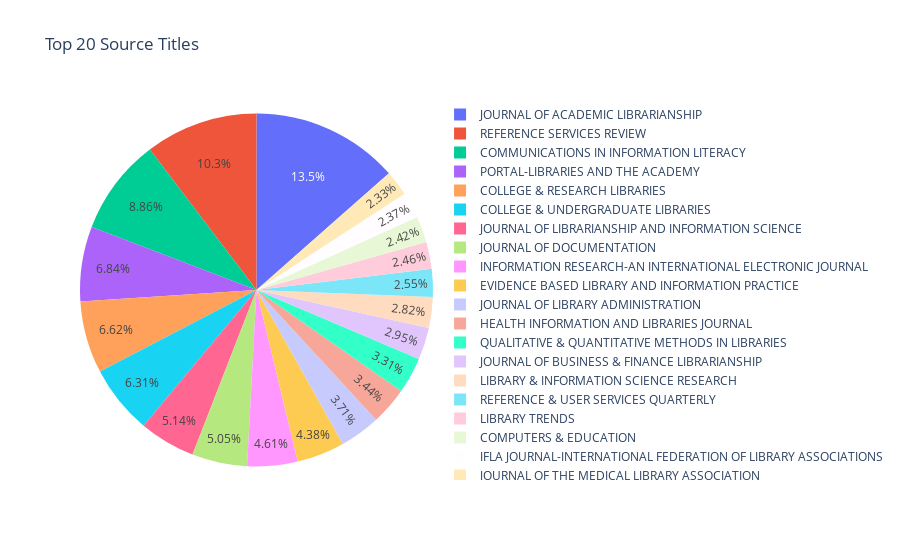

Notebook code cell kept with this figure:
### Code cell
# This is a top-20 solution.
fig5 = px.pie(top_20_frequency, values='Frequency', names='Source Title', title='Top 20 Source Titles')
fig5.show()

### Figure 1 — Plotly figure (JSON) as saved in the notebook; plotly's stock layout.template omitted (floating-point values rounded to 4 significant figures)
{"data": [{"domain": {"x": [0, 1], "y": [0, 1]}, "hovertemplate": "Source Title=%{label}<br>Frequency=%{value}<extra></extra>", "labels": ["JOURNAL OF ACADEMIC LIBRARIANSHIP", "REFERENCE SERVICES REVIEW", "COMMUNICATIONS IN INFORMATION LITERACY", "PORTAL-LIBRARIES AND THE ACADEMY", "COLLEGE & RESEARCH LIBRARIES", "COLLEGE & UNDERGRADUATE LIBRARIES", "JOURNAL OF LIBRARIANSHIP AND INFORMATION SCIENCE", "JOURNAL OF DOCUMENTATION", "INFORMATION RESEARCH-AN INTERNATIONAL ELECTRONIC JOURNAL", "EVIDENCE BASED LIBRARY AND INFORMATION PRACTICE", "JOURNAL OF LIBRARY ADMINISTRATION", "HEALTH INFORMATION AND LIBRARIES JOURNAL", "QUALITATIVE & QUANTITATIVE METHODS IN LIBRARIES", "JOURNAL OF BUSINESS & FINANCE LIBRARIANSHIP", "LIBRARY & INFORMATION SCIENCE RESEARCH", "REFERENCE & USER SERVICES QUARTERLY", "LIBRARY TRENDS", "COMPUTERS & EDUCATION", "IFLA JOURNAL-INTERNATIONAL FEDERATION OF LIBRARY ASSOCIATIONS", "JOURNAL OF THE MEDICAL LIBRARY ASSOCIATION"], "legendgroup": "", "name": "", "showlegend": true, "type": "pie", "values": [302, 231, 198, 153, 148, 141, 115, 113, 103, 98, 83, 77, 74, 66, 63, 57, 55, 54, 53, 52]}], "layout": {"legend": {"tracegroupgap": 0}, "title": {"text": "Top 20 Source Titles"}}}
